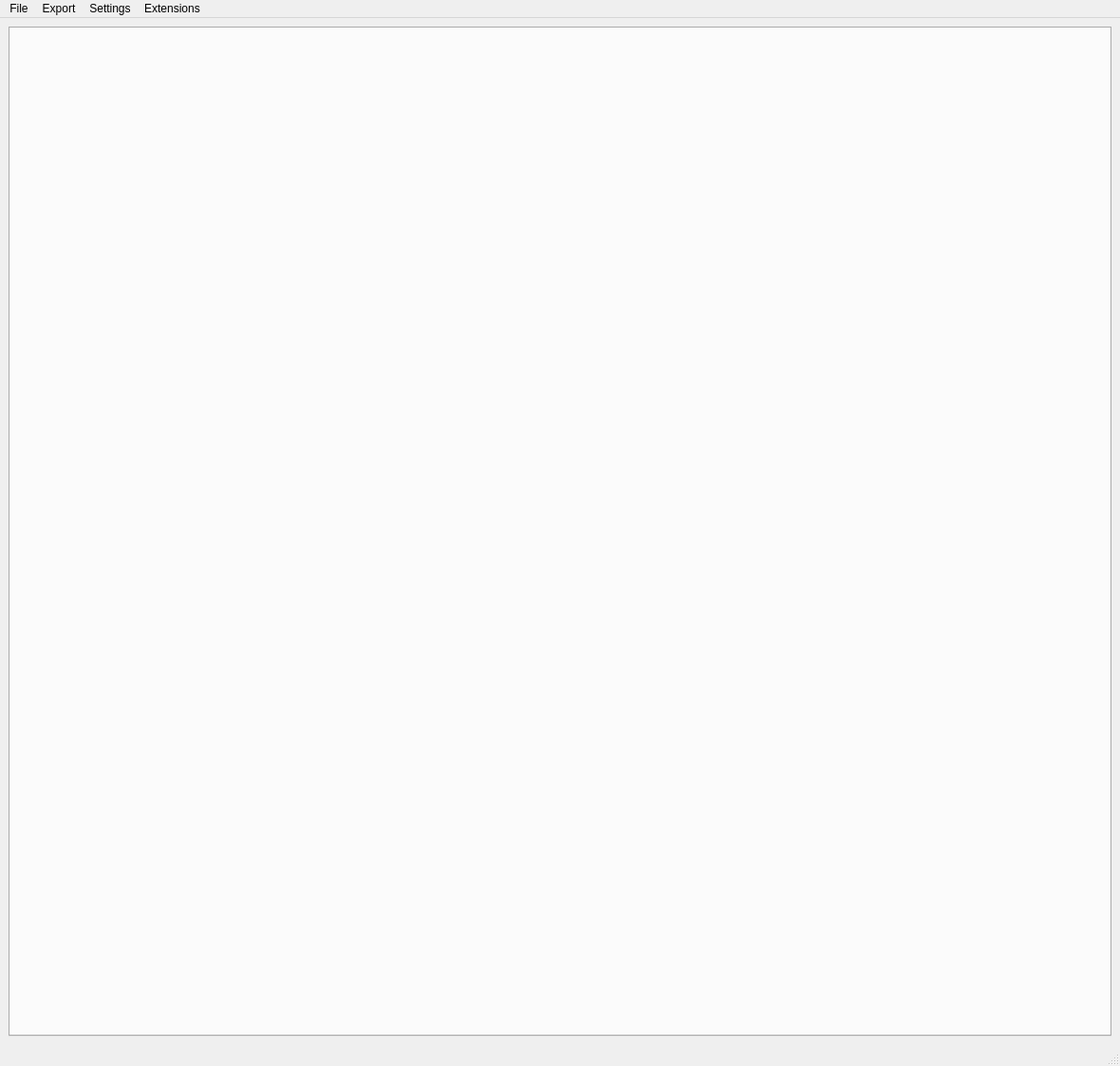
<?xml version="1.0" encoding="UTF-8"?>
<ui version="4.0">
 <class>GidPyQtSorterMain</class>
 <widget class="QMainWindow" name="GidPyQtSorterMain">
  <property name="geometry">
   <rect>
    <x>0</x>
    <y>0</y>
    <width>1180</width>
    <height>1123</height>
   </rect>
  </property>
  <property name="minimumSize">
   <size>
    <width>500</width>
    <height>750</height>
   </size>
  </property>
  <property name="windowTitle">
   <string>[Gid] PyQt-Sorter</string>
  </property>
  <property name="windowIcon">
   <iconset>
    <normaloff>:/icons/sidecar_1</normaloff>:/icons/sidecar_1</iconset>
  </property>
  <property name="styleSheet">
   <string notr="true"/>
  </property>
  <widget class="QWidget" name="centralwidget">
   <layout class="QGridLayout" name="gridLayout_2">
    <item row="1" column="0">
     <widget class="QTabWidget" name="main_output_tabWidget">
      <property name="enabled">
       <bool>true</bool>
      </property>
      <property name="sizePolicy">
       <sizepolicy hsizetype="Expanding" vsizetype="Expanding">
        <horstretch>2</horstretch>
        <verstretch>2</verstretch>
       </sizepolicy>
      </property>
      <property name="currentIndex">
       <number>-1</number>
      </property>
     </widget>
    </item>
   </layout>
  </widget>
  <widget class="QMenuBar" name="menubar">
   <property name="geometry">
    <rect>
     <x>0</x>
     <y>0</y>
     <width>1180</width>
     <height>21</height>
    </rect>
   </property>
   <widget class="QMenu" name="menuOpen">
    <property name="title">
     <string>File</string>
    </property>
    <widget class="QMenu" name="menuRecent_Files">
     <property name="title">
      <string>Recent Files</string>
     </property>
     <addaction name="actionList"/>
     <addaction name="separator"/>
    </widget>
    <addaction name="actionOpen_Ui_File"/>
    <addaction name="menuRecent_Files"/>
    <addaction name="separator"/>
    <addaction name="actionClose"/>
   </widget>
   <widget class="QMenu" name="menuExport">
    <property name="title">
     <string>Export</string>
    </property>
    <addaction name="actionMake_Boiler_File"/>
   </widget>
   <widget class="QMenu" name="menuSettings">
    <property name="title">
     <string>Settings</string>
    </property>
    <addaction name="actionOpen_Settings"/>
    <addaction name="actionOpen_Color_Dialog"/>
   </widget>
   <widget class="QMenu" name="menuExtensions">
    <property name="title">
     <string>Extensions</string>
    </property>
    <addaction name="actionAdd_Extension"/>
    <addaction name="actionManage_Extensions"/>
    <addaction name="separator"/>
   </widget>
   <addaction name="menuOpen"/>
   <addaction name="menuExport"/>
   <addaction name="menuSettings"/>
   <addaction name="menuExtensions"/>
  </widget>
  <widget class="QStatusBar" name="statusbar"/>
  <action name="actionOpen_Ui_File">
   <property name="text">
    <string>Open Ui File</string>
   </property>
  </action>
  <action name="actionMake_Boiler_File">
   <property name="text">
    <string>Make Boiler File</string>
   </property>
  </action>
  <action name="actionOpen_Settings">
   <property name="icon">
    <iconset resource="../pyqtsocius/ui_elements/pyqt_sorter_ressources.qrc">
     <normaloff>:/icons/ui_ressources/icons/tools.png</normaloff>:/icons/ui_ressources/icons/tools.png</iconset>
   </property>
   <property name="text">
    <string>Open Settings</string>
   </property>
  </action>
  <action name="actionOpen_Color_Dialog">
   <property name="icon">
    <iconset resource="../pyqtsocius/ui_elements/pyqt_sorter_ressources.qrc">
     <normaloff>:/icons/ui_ressources/icons/color-palette.png</normaloff>:/icons/ui_ressources/icons/color-palette.png</iconset>
   </property>
   <property name="text">
    <string>Open Color Dialog</string>
   </property>
  </action>
  <action name="actionList">
   <property name="text">
    <string>List</string>
   </property>
  </action>
  <action name="actionClose">
   <property name="text">
    <string>Close</string>
   </property>
  </action>
  <action name="actionAdd_Extension">
   <property name="text">
    <string>Add Extension</string>
   </property>
  </action>
  <action name="actionManage_Extensions">
   <property name="text">
    <string>Manage Extensions</string>
   </property>
  </action>
 </widget>
 <resources>
  <include location="../pyqtsocius/ui_elements/pyqt_sorter_ressources.qrc"/>
 </resources>
 <connections/>
</ui>
